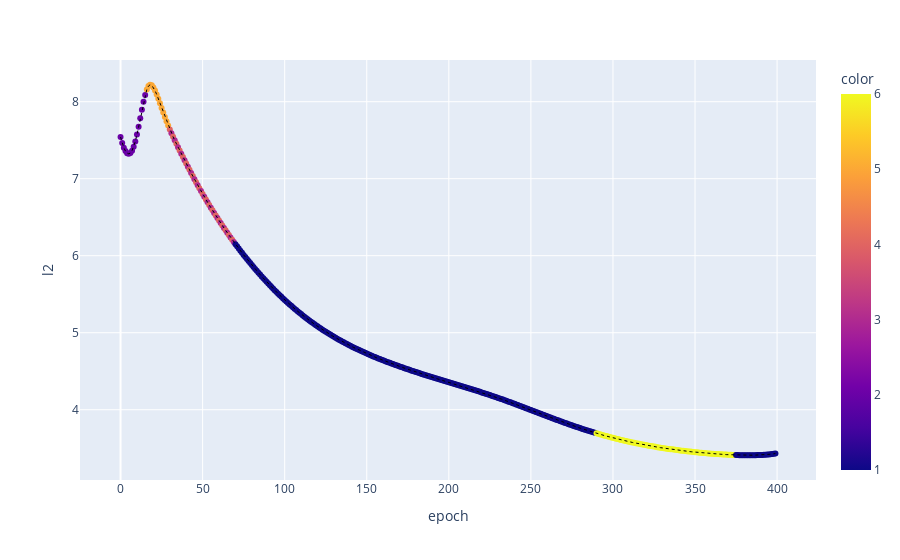

The notebook cell this image was saved under:
### Code cell
random_seed = 0
optimizer = "adamw"
lr = 0.001
scaling = 1.0
attn = 0
data_dir = parent_dir + f"/modular_clock_pizza_run_{attn}/"


training_run = pd.read_csv(f'{data_dir}lr{lr}_{optimizer}_seed{random_seed}_scaling{scaling}.csv')
data  = np.apply_along_axis(zscore, 0, training_run[cols].to_numpy())
training_run['phases']= hmm_output['best_models'][5].predict(data) + 1
# training_run['phases']= hmm_model.best_model.predict(data)

visualize_hmm_loss(training_run,phase_col = 'phases', epoch_col='epoch', loss_col='l2')

### Figure 1 — Plotly figure (JSON) as saved in the notebook; plotly's stock layout.template omitted (floating-point values rounded to 4 significant figures; data arrays with more than 128 entries replaced by an {"elided": "..."} marker saying what was removed)
{"data": [{"hovertemplate": "epoch=%{x}<br>l2=%{y}<br>color=%{marker.color}<extra></extra>", "legendgroup": "", "marker": {"color": {"elided": "400 int values"}, "coloraxis": "coloraxis", "symbol": "circle"}, "mode": "markers", "name": "", "orientation": "v", "showlegend": false, "type": "scatter", "x": {"elided": "400 int values"}, "xaxis": "x", "y": {"elided": "400 float values"}, "yaxis": "y"}, {"line": {"color": "black", "dash": "dot", "width": 1}, "mode": "lines", "showlegend": false, "type": "scatter", "x": {"elided": "400 int values"}, "y": {"elided": "400 float values"}}], "layout": {"coloraxis": {"colorbar": {"title": {"text": "color"}}, "colorscale": [[0, "#0d0887"], [0.1111, "#46039f"], [0.2222, "#7201a8"], [0.3333, "#9c179e"], [0.4444, "#bd3786"], [0.5556, "#d8576b"], [0.6667, "#ed7953"], [0.7778, "#fb9f3a"], [0.8889, "#fdca26"], [1, "#f0f921"]]}, "legend": {"tracegroupgap": 0}, "margin": {"t": 60}, "xaxis": {"anchor": "y", "domain": [0, 1], "title": {"text": "epoch"}}, "yaxis": {"anchor": "x", "domain": [0, 1], "title": {"text": "l2"}}}}
